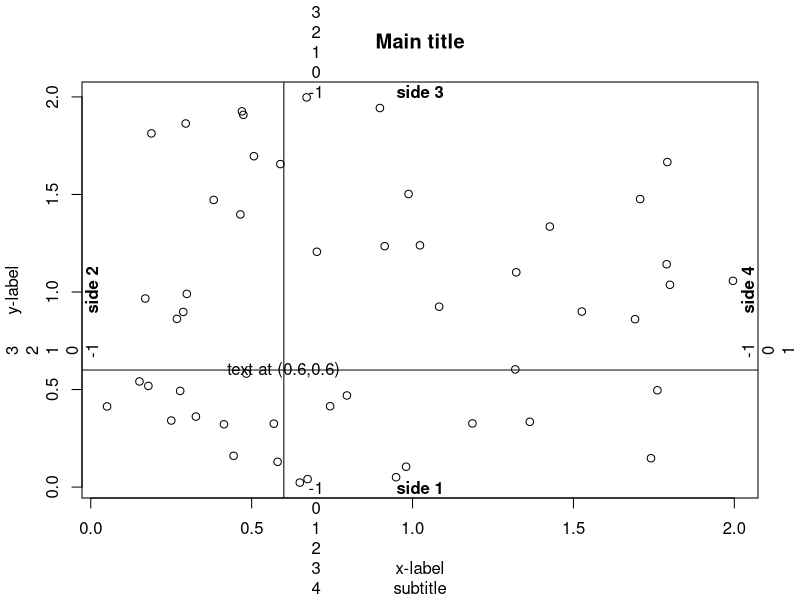
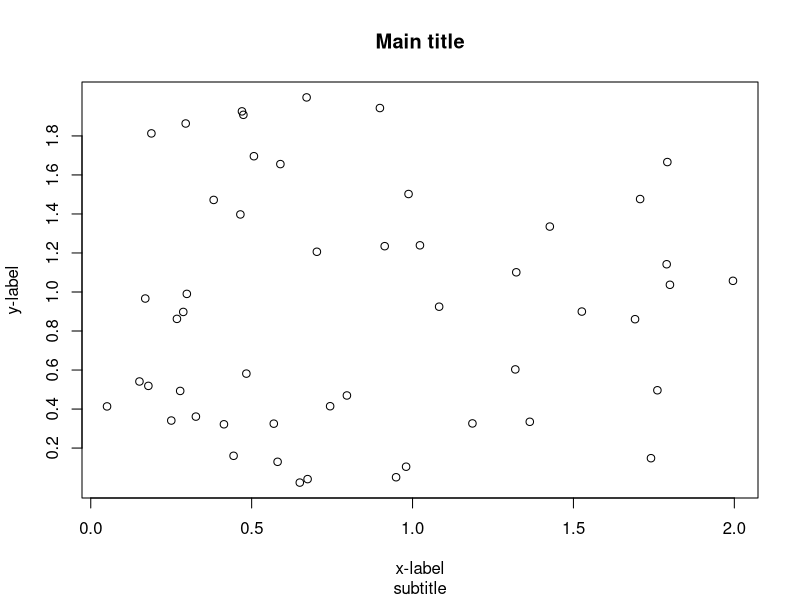
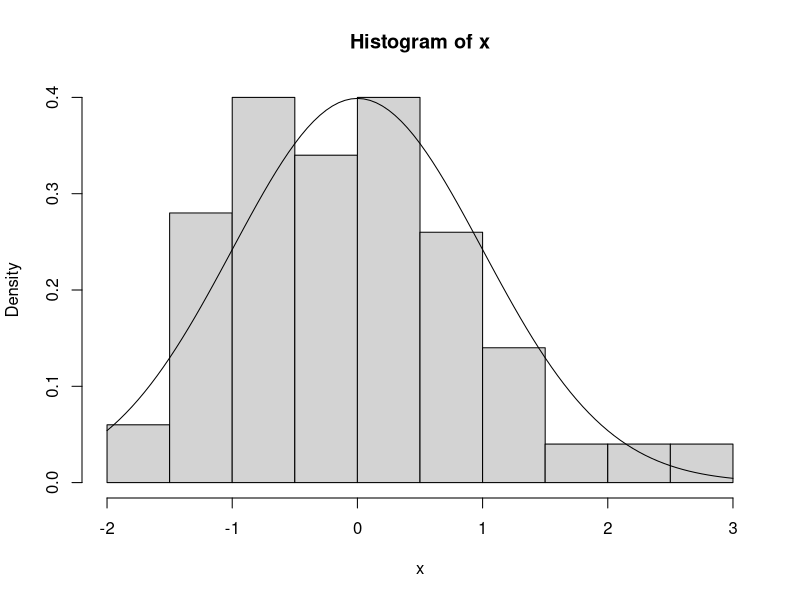
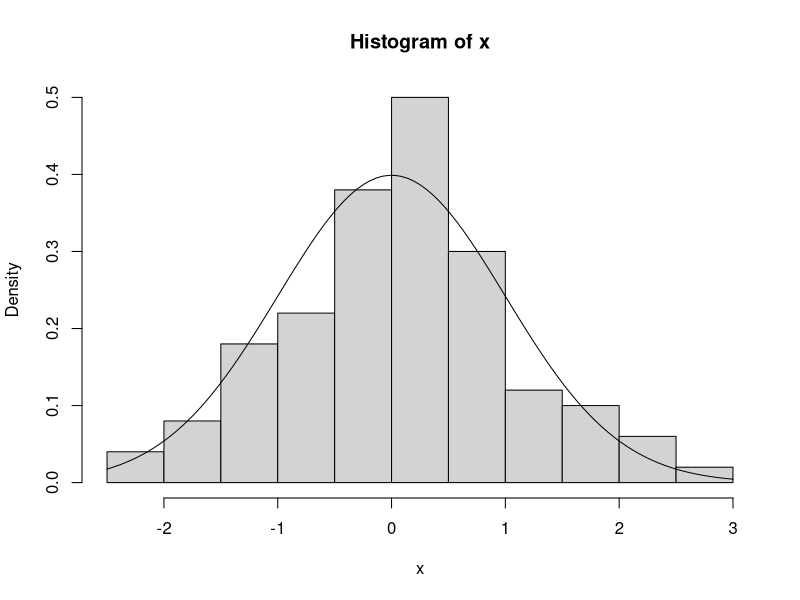

Write the R code that produced these figures, in order.
#▄▄▄▄▄▄▄▄▄▄▄▄▄▄▄▄▄▄▄▄▄▄▄▄▄▄▄▄▄▄▄▄▄▄▄▄▄▄▄▄▄▄▄▄▄▄▄▄▄▄▄▄▄▄▄▄▄▄▄▄▄▄▄▄▄▄▄▄▄▄▄▄▄▄▄▄▄▄▄▄▄▄▄▄▄▄▄▄▄▄▄▄▄▄▄▄▄▄▄
#█▄▄ ▄▄█ ████ ▄▄███ ▄▄▄█ ▄▄▀█ ▄▄▀█▀▄▄▀█ █████▄██▀▄▀█ ▄▄███ ▄▄█ ██ █ ▄▄▀█ ▄▄█ ██ █ ▄▄█▄ ▄█ ▄▄█ ▄▀▄ ██
#███ ███ ▄▄ █ ▄▄███ █▄▀█ ▀▀▄█ ▀▀ █ ▀▀ █ ▄▄ ██ ▄█ █▀█▄▄▀███▄▄▀█ ██ █ ▄▄▀█▄▄▀█ ▀▀ █▄▄▀██ ██ ▄▄█ █▄█ ██
#███ ███▄██▄█▄▄▄███▄▄▄▄█▄█▄▄█▄██▄█ ████▄██▄█▄▄▄██▄██▄▄▄███▄▄▄██▄▄▄█▄▄▄▄█▄▄▄█▀▀▀▄█▄▄▄██▄██▄▄▄█▄███▄██
#▀▀▀▀▀▀▀▀▀▀▀▀▀▀▀▀▀▀▀▀▀▀▀▀▀▀▀▀▀▀▀▀▀▀▀▀▀▀▀▀▀▀▀▀▀▀▀▀▀▀▀▀▀▀▀▀▀▀▀▀▀▀▀▀▀▀▀▀▀▀▀▀▀▀▀▀▀▀▀▀▀▀▀▀▀▀▀▀▀▀▀▀▀▀▀▀▀▀▀
####################################################################################################
#####################
#### Plot layout ####
#####################
# Draw data with x-y values
x <- runif(50,0,2)
y <- runif(50,0,2)
plot(x, y, main="Main title", sub="subtitle", xlab="x-label", ylab="y-label")
# Adding to the plot text
text(0.6,0.6,"text at (0.6,0.6)")
# Adding to the plot vertical and horizontal lines
abline(h=.6,v=.6)

# Add the numbers -1 to 4 in all the 4 margins of the plot.
for (side in 1:4) mtext(-1:4,side=side,at=.7,line=-1:4)
# Add the label side1, side2... to the 4 margins of the plot.
mtext(paste("side",1:4), side=1:4, line=-1,font=2)

#####################################
#### Building a plot from pieces ####
#####################################
# High-level plots are composed of elements, each of which can also be
# drawn separately. The separate drawing commands often allow finer control
# of the element, so a standard strategy to achieve a given effect is first
# to draw the plot without that element and add the element subsequently.
#
# As an extreme case, the following command will plot absolutely nothing:
plot(x, y, type="n", xlab="", ylab="", axes=F)
# Add elements to the plot:
# Data
points(x,y)
# Axis
axis(1)
axis(2, at=seq(0.2,1.8,0.2))
# Full box
box()
# Add title to the axis and plot
title(main="Main title", sub="subtitle", xlab="x-label", ylab="y-label")

#########################
#### Combining plots ####
#########################
x <- rnorm(100)
hist(x,freq=F)
# We can draw a curve on top of the histogram using the parameter "add=TRUE"
curve(dnorm(x),add=T)

# To add limits to the plot so is not cropped in the plotting area:
x <- rnorm(100)
h <- hist(x,plot=F)
ylim <- range(0, h$density, dnorm(0))
hist(x, freq=F, ylim=ylim)
# We can draw a curve on top of the histogram using the parameter "add=TRUE"
curve(dnorm(x),add=T)
